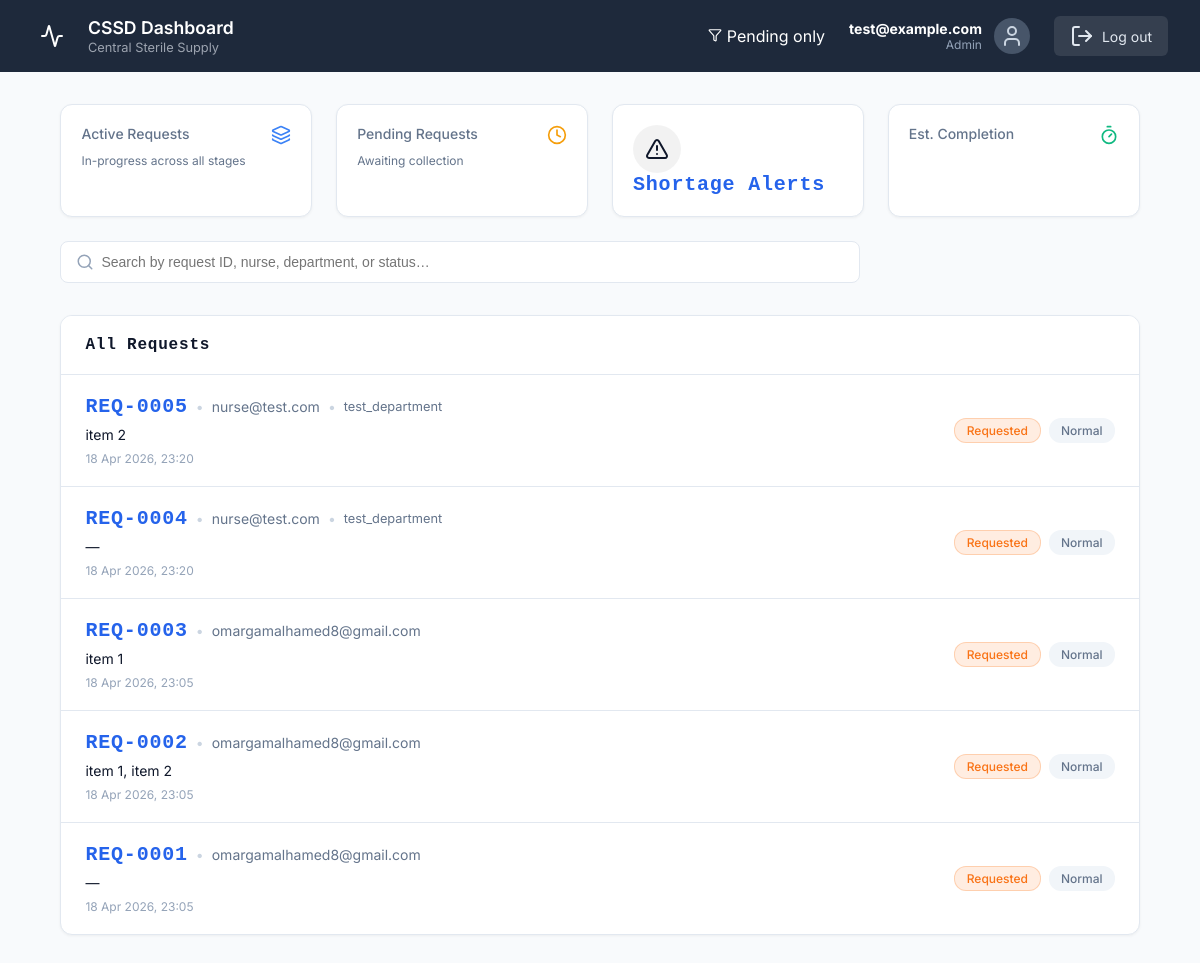
/dashboard/cssd/ (signed in), run on an earlier commit of the app's database.
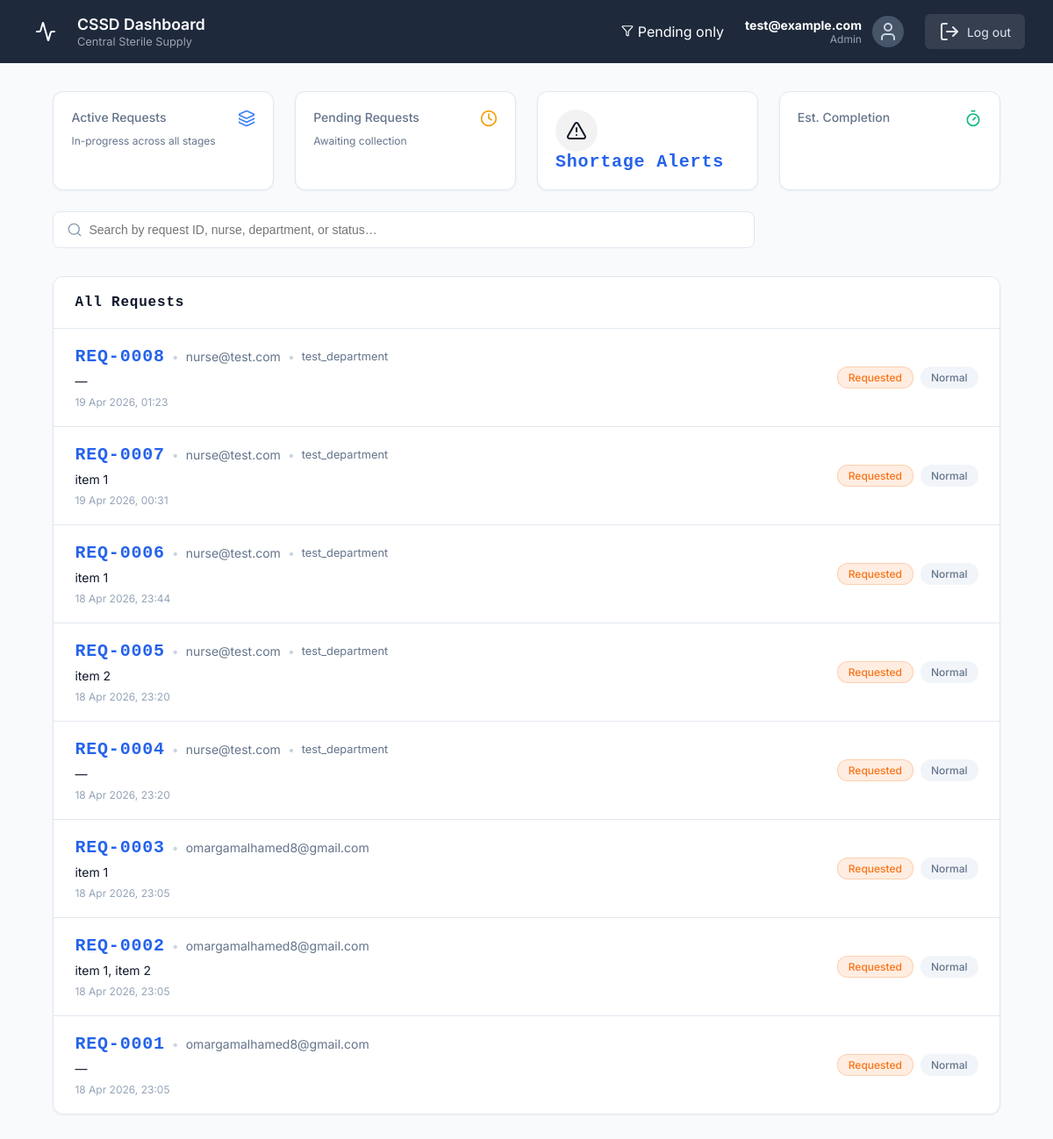
And on a later commit of the database.
### CSSD_Management_System/models.py (models this page shows, shortened)
class InstrumentRequest(models.Model):
    PRIORITY_CHOICES = [
        ('Normal', 'Normal'),
        ('Urgent', 'Urgent'),
    ]
    STATUS_CHOICES = [
        ('Requested', 'Requested'),
        ('Collected', 'Collected'),
        ('Cleaned', 'Cleaned'),
        ('Sterilized', 'Sterilized'),
        ('Packed', 'Packed'),
        ('Delivered', 'Delivered'),
    ]
    requester = models.ForeignKey(CustomUser, on_delete=models.CASCADE, related_name='requests')
    priority = models.CharField(max_length=50, choices=PRIORITY_CHOICES, default='Normal')
    status = models.CharField(max_length=50, choices=STATUS_CHOICES, default='Requested')
    department = models.CharField(max_length=100, blank=True)
    notes = models.TextField(blank=True)
    last_operator = models.ForeignKey(
        CustomUser,
        on_delete=models.SET_NULL,
        null=True,
        blank=True,
        related_name='processed_requests'
    )
    batch = models.ForeignKey(SterilizationBatch, null=True, blank=True, on_delete=models.SET_NULL, related_name='requests')
    is_archived = models.BooleanField(default=False)
    submitted_at = models.DateTimeField(auto_now_add=True)
    collected_at = models.DateTimeField(null=True, blank=True)
    cleaned_at = models.DateTimeField(null=True, blank=True)
    sterilized_at = models.DateTimeField(null=True, blank=True)
    packed_at = models.DateTimeField(null=True, blank=True)
    delivered_at = models.DateTimeField(null=True, blank=True)

class CustomUser(AbstractUser):
    ROLE_CHOICES = [
        ('System Administrator', 'System Administrator'),
        ('CSSD Technician', 'CSSD Technician'),
        ('Department Nurse', 'Department Nurse'),
        ('Hospital Administrator', 'Hospital Administrator'),
    ]
    username = None
    email = models.EmailField(_('email address'), unique=True)
    role = models.CharField(max_length=50, choices=ROLE_CHOICES)
    department = models.CharField(max_length=100, blank=True)
    USERNAME_FIELD = 'email'
    REQUIRED_FIELDS = []
    objects = CustomUserManager()

class RequestItem(models.Model):
    request = models.ForeignKey(InstrumentRequest, on_delete=models.CASCADE, related_name='items')
    inventory_item = models.ForeignKey(InventoryItem, on_delete=models.CASCADE)
    quantity = models.IntegerField(default=1)

class InventoryItem(models.Model):
    name = models.CharField(max_length=255)
    category = models.CharField(max_length=100)
    current_stock = models.IntegerField(default=0)
    min_threshold = models.IntegerField(default=10)
    status = models.CharField(
        max_length=20,
        default='Unassigned',
        choices=[('Unassigned', 'Unassigned'), ('Assigned', 'Assigned')]
    )
    @property
    def status(self):
        if self.current_stock == 0:
            return 'Out of Stock'
        elif self.current_stock <= self.min_threshold:
            return 'Limited'
        return 'Available'

### CSSD_Management_System/views.py (the view)
# urls.py: path('dashboard/cssd/', views.cssd_dashboard, name='cssd_dashboard'),
@login_required
@cssd_staff_required
def cssd_dashboard(request):
    all_requests = InstrumentRequest.objects.filter(is_archived=False).order_by('-submitted_at')
    context = {
        'staff_name': request.user.email.split('@')[0].capitalize(),
        'staff_role': request.user.role,
        'stats': {
            'pending': all_requests.filter(status='Requested').count(),
            'in_progress': all_requests.filter(status__in=['Collected', 'Cleaned', 'Sterilized', 'Packed']).count(),
            'completed': all_requests.filter(status='Delivered').count(),
            'alerts': InventoryItem.objects.filter(current_stock__lt=3).count(),
        },
        'requests': all_requests[:10],
        'show_pending_only': False,
    }
    return render(request, 'cssd-dashboard.html', context)

### CSSD_Management_System/templates/cssd-dashboard.html (shortened to what the changed rows need)
{% load static %}
<!DOCTYPE html>
<html lang="en">
<head>
  <link rel="stylesheet" href="{% static 'styles.css' %}">
  <link rel="stylesheet" href="{% static 'extended_styles.css' %}">
</head>
<body>
  <div class="dashboard-wrapper theme-blue">
    <nav class="dashboard-nav theme-dark-blue">
      <div class="nav-brand">
        <div class="nav-title">
          <h2>CSSD Dashboard</h2>
        </div>
      </div>
    </nav>
    <main class="dashboard-main">
      <div class="dashboard-container">
        <div class="cssd-requests-panel" id="requests-panel">
          <div class="cssd-list" id="requestList">
            {% for req in requests %}
            {% with items=req.items.all %}
            <a href="{% url 'cssd_request_details' req.id %}"
               class="cssd-list-item"
               style="text-decoration:none;color:inherit;display:flex;"
               data-search="req-{{ req.id|stringformat:'04d' }} {{ req.requester.email }} {{ req.department }} {{ req.status }} {% for item in items %}{{ item.inventory_item.name }} {% endfor %}">
              <div class="item-main">
                <div class="item-title">
                  <span class="item-id">REQ-{{ req.id|stringformat:"04d" }}</span>
                  <span class="dot-separator">•</span>
                  <span class="item-requester">{{ req.requester.email }}</span>
                  {% if req.department %}
                  <span class="dot-separator">•</span>
                  <span style="font-size:.8rem;color:#64748b;">{{ req.department }}</span>
                  {% endif %}
                </div>
                <div class="item-subtitle">
                  {% for item in items %}{{ item.inventory_item.name }}{% if not forloop.last %}, {% endif %}{% endfor %}
                  {% if not items %}—{% endif %}
                </div>
                <div class="item-time">
                  {{ req.submitted_at|date:"d M Y, H:i" }}
                </div>
              </div>
              <div class="item-actions">
                <span class="pill status-{{ req.status }}">{{ req.status }}</span>
                {% if req.priority == 'Urgent' %}
                  <span class="pill pill-urgent">Urgent</span>
                {% else %}
                  <span class="pill pill-normal">Normal</span>
                {% endif %}
              </div>
            </a>
            {% endwith %}
            {% empty %}
            <div style="text-align:center;padding:2rem;color:#94a3b8;">
              No requests found.
            </div>
            {% endfor %}
          </div>
        </div>
      </div>
    </main>
  </div>
</body>
</html>

What changed in the data, as far as the page shows it:
added InstrumentRequest: id "0008", requester.email "nurse@test.com", department "test_department", submitted_at "19 Apr 2026, 01:23", status "Requested", priority "Normal"
added InstrumentRequest: id "0007", requester.email "nurse@test.com", department "test_department", submitted_at "19 Apr 2026, 00:31", status "Requested", priority "Normal"
added RequestItem: inventory_item.name "item 1", shown under "0007"
added InstrumentRequest: id "0006", requester.email "nurse@test.com", department "test_department", submitted_at "18 Apr 2026, 23:44", status "Requested", priority "Normal"
added RequestItem: inventory_item.name "item 1", shown under "0006"
